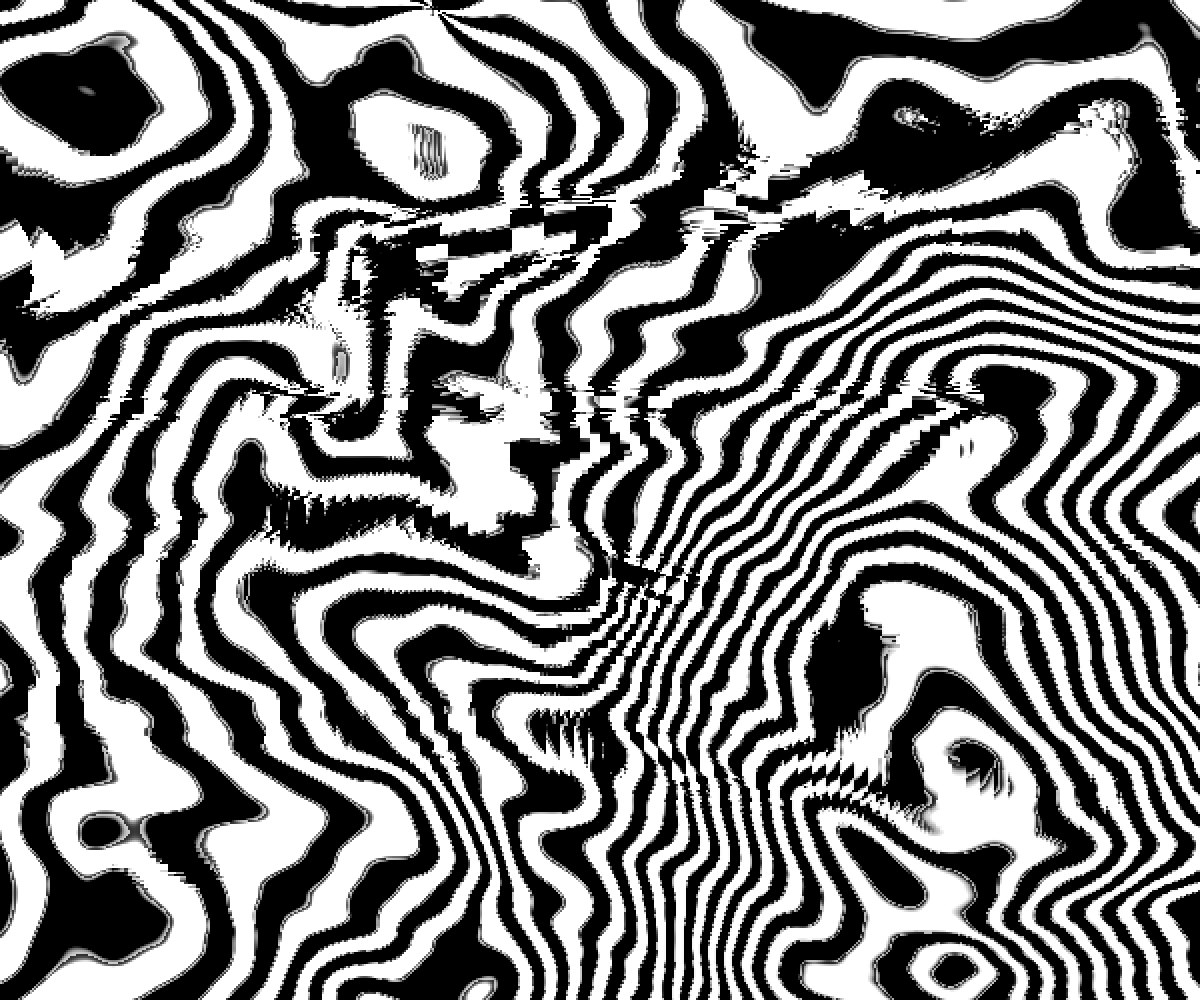
Frame 1 (no input)
Frame 60 (no input): identical to frame 1, image omitted
Frame 120 (the mouse pressed at the canvas centre since frame 60): identical to frame 1, image omitted

The p5.js sketch that drew this single still picture (run headless with seeded random() and noise() and a simulated clock; from frame 60 on, the mouse is pressed at the canvas centre):

// p5.js sketch
// ── sketch.js

let SEED;
let pg;
const RENDER_SCALE = 0.5;

function setup() {
  pixelDensity(1);
  createCanvas(windowWidth, windowHeight);
  noSmooth();
  SEED = floor(random(1e9));
  regenerate();
}

function windowResized() {
  resizeCanvas(windowWidth, windowHeight);
  regenerate();
}

function keyPressed() {
  if (key === ' ') {
    SEED = floor(random(1e9));
    regenerate();
    return false;
  }
}

function regenerate() {
  let w = max(200, floor(width * RENDER_SCALE));
  let h = max(200, floor(height * RENDER_SCALE));
  pg = createGraphics(w, h);
  pg.pixelDensity(1);
  pg.noSmooth();
  renderField(pg);
}

function draw() {
  image(pg, 0, 0, width, height);
}

function fbm(x, y, oct) {
  let v = 0, a = 1, f = 1, tot = 0;
  for (let i = 0; i < oct; i++) {
    v += noise(x * f, y * f) * a;
    tot += a;
    a *= 0.5;
    f *= 2.0;
  }
  return v / tot;
}

function scurve(t, k) {
  t = constrain(t, 0, 1);
  if (t < 0.5) {
    return 0.5 * pow(2.0 * t, k);
  } else {
    return 1.0 - 0.5 * pow(2.0 * (1.0 - t), k);
  }
}

function renderField(g) {
  let W = g.width;
  let H = g.height;
  let diag = sqrt(W * W + H * H);

  randomSeed(SEED);
  noiseSeed(SEED);

  let o = [];
  for (let i = 0; i < 60; i++) o.push(random(10, 900));

  // ── Domain warp — equal x/y movement for rounder forms ──
  let warpAmp1   = random(0.35, 0.7) * diag;
  let warpScale1 = random(0.2, 0.55);
  let warpAmp2   = random(0.12, 0.3) * diag;
  let warpScale2 = random(0.5, 1.3);
  let warpAmp3   = random(0.02, 0.08) * diag;
  let warpScale3 = random(1.5, 3.5);

  // ── Flow — RELAXED, varied angle, weaker ──
  let flowAngle = random(TWO_PI);  // any direction, not just horizontal
  let flowStr   = random(0.15, 0.4) * diag;  // weaker
  let flowFreq  = random(0.2, 0.6);

  // ── Strata — WEAKER, so forms aren't squished ──
  let strataStr  = random(0.1, 0.35);  // was 0.25-0.6
  let strataFreq = random(3.0, 8.0);

  // ── Band density ──
  let bandMin = random(3, 7);
  let bandMax = random(80, 140);

  // ── Density map — VERY low frequency + steep S-curve for big open/dense zones ──
  let densScale1 = random(0.15, 0.45);  // even lower freq = bigger regions
  let densScale2 = random(0.6, 1.4);
  let densMix    = random(0.2, 0.5);
  let densityCurve = random(2.5, 4.0);  // steeper = more extreme open/dense

  // ── Vortex sinks ──
  let vortices = [];
  let numVortex = floor(random(1, 5));
  for (let v = 0; v < numVortex; v++) {
    vortices.push({
      cx: random(W * 0.1, W * 0.9),
      cy: random(H * 0.1, H * 0.9),
      radius: random(50, min(W, H) * 0.45),
      strength: random(0.3, 1.0) * (random() < 0.5 ? 1 : -1),
      tightness: random(0.4, 1.8)
    });
  }

  // ── Pixelation ──
  let pixPatches = [];
  let numPix = floor(random(4, 10));
  for (let p = 0; p < numPix; p++) {
    pixPatches.push({
      cx: random(W), cy: random(H),
      rx: random(20, W * 0.25), ry: random(15, H * 0.2),
      block: floor(random(3, 10)),
      angle: random(TWO_PI)
    });
  }

  // ── Scan-line stretch ──
  let scanBands = [];
  let numScans = floor(random(4, 11));  // slightly fewer
  for (let b = 0; b < numScans; b++) {
    scanBands.push({
      yCenter: random(H),
      halfH: random(6, 40),
      stretch: floor(random(3, 20)),
      curveAmp: random(5, 45),
      curveFreq: random(0.3, 2.5),
      curvePhase: random(TWO_PI)
    });
  }

  // ── Density map ──
  let densityMap = new Float32Array(W * H);
  for (let y = 0; y < H; y++) {
    for (let x = 0; x < W; x++) {
      let u = x / W, v = y / H;
      let d1 = fbm(u * densScale1 + o[16], v * densScale1 + o[17], 2);
      let d2 = fbm(u * densScale2 + o[18], v * densScale2 + o[19], 2);
      let blend = lerp(d1, d2, densMix);
      blend = scurve(blend, densityCurve);
      densityMap[x + y * W] = blend;
    }
  }

  // ── Scan stretch ──
  let scanStretch = new Float32Array(W * H);
  for (let band of scanBands) {
    for (let y = 0; y < H; y++) {
      for (let x = 0; x < W; x++) {
        let curvedCenter = band.yCenter +
          sin(x / W * PI * band.curveFreq + band.curvePhase) * band.curveAmp;
        let dist = abs(y - curvedCenter);
        if (dist < band.halfH) {
          let taper = cos((dist / band.halfH) * HALF_PI);
          taper *= taper;
          let amt = band.stretch * taper;
          let idx = x + y * W;
          if (amt > scanStretch[idx]) scanStretch[idx] = amt;
        }
      }
    }
  }

  // ── Block size ──
  let blockSize = new Int16Array(W * H);
  for (let y = 0; y < H; y++) {
    for (let x = 0; x < W; x++) {
      let maxBlock = 1;
      for (let p of pixPatches) {
        let dx = (x - p.cx) / p.rx;
        let dy = (y - p.cy) / p.ry;
        let cs = cos(p.angle), sn = sin(p.angle);
        let rx = dx * cs + dy * sn;
        let ry = -dx * sn + dy * cs;
        let d = rx * rx + ry * ry;
        if (d < 1.0) {
          let falloff = 1.0 - sqrt(d);
          let b = floor(p.block * falloff * falloff);
          if (b > maxBlock) maxBlock = b;
        }
      }
      blockSize[x + y * W] = maxBlock;
    }
  }

  // ═══ MAIN RENDER ═══
  g.loadPixels();

  for (let y = 0; y < H; y++) {
    for (let x = 0; x < W; x++) {
      let i = x + y * W;
      let sx = x, sy = y;

      let blk = blockSize[i];
      if (blk > 1) {
        sx = floor(x / blk) * blk + floor(blk * 0.5);
        sy = floor(y / blk) * blk + floor(blk * 0.5);
      }

      let stretch = scanStretch[i];
      if (stretch > 1) {
        let s = floor(stretch);
        sx = floor(sx / s) * s;
      }

      let su = sx / W;
      let sv = sy / H;

      // Warp 1
      let w1x = fbm(su * warpScale1 + o[0], sv * warpScale1 + o[1], 2);
      let w1y = fbm(su * warpScale1 + o[2], sv * warpScale1 + o[3], 2);
      let dx1 = (w1x - 0.5) * warpAmp1;
      let dy1 = (w1y - 0.5) * warpAmp1;

      // Warp 2 chained
      let su2 = (sx + dx1) / W;
      let sv2 = (sy + dy1) / H;
      let w2x = fbm(su2 * warpScale2 + o[4], sv2 * warpScale2 + o[5], 2);
      let w2y = fbm(su2 * warpScale2 + o[6], sv2 * warpScale2 + o[7], 2);
      let dx2 = (w2x - 0.5) * warpAmp2;
      let dy2 = (w2y - 0.5) * warpAmp2;

      // Warp 3 chained
      let su3 = (sx + dx1 + dx2) / W;
      let sv3 = (sy + dy1 + dy2) / H;
      let w3x = fbm(su3 * warpScale3 + o[40], sv3 * warpScale3 + o[41], 2);
      let w3y = fbm(su3 * warpScale3 + o[42], sv3 * warpScale3 + o[43], 2);
      let dx3 = (w3x - 0.5) * warpAmp3;
      let dy3 = (w3y - 0.5) * warpAmp3;

      // Flow — equal x/y contribution now
      let fn  = fbm(su * flowFreq + o[8], sv * flowFreq + o[9], 2);
      let dxf = cos(flowAngle) * fn * flowStr;
      let dyf = sin(flowAngle) * fn * flowStr * 0.6;  // was 0.2, now 0.6

      // Vortex
      let dxv = 0, dyv = 0;
      let px = sx + dx1 + dx2 + dx3 + dxf;
      let py = sy + dy1 + dy2 + dy3 + dyf;
      for (let vort of vortices) {
        let vdx = px - vort.cx;
        let vdy = py - vort.cy;
        let vdist = sqrt(vdx * vdx + vdy * vdy);
        if (vdist < vort.radius && vdist > 1) {
          let falloff = 1.0 - (vdist / vort.radius);
          falloff = falloff * falloff;
          let angle = atan2(vdy, vdx);
          let rotAngle = angle + HALF_PI * vort.strength;
          let pull = falloff * vort.tightness * vort.radius * 0.3;
          dxv += cos(rotAngle) * pull * falloff;
          dyv += sin(rotAngle) * pull * falloff;
        }
      }

      let wx = px + dxv;
      let wy = py + dyv;
      let wu = wx / W;
      let wv = wy / H;

      // Base field
      let base = fbm(wu * 1.0 + o[10], wv * 1.0 + o[11], 3);

      // Strata — weaker
      let strata = fbm(wu * 0.35, wv * strataFreq, 2);
      base = lerp(base, strata, strataStr);

      let su4 = wu * 0.94 + wv * 0.34;
      let strata2 = fbm(su4 * 3.5 + o[44], su4 * 0.5 + o[45], 2);
      base = lerp(base, strata2, 0.06);

      let val = constrain(base, 0, 1);

      // Band density
      let density = densityMap[i];
      let bands = lerp(bandMin, bandMax, density);

      let phase = val * bands;
      let bandIndex = floor(phase);
      let frac = phase - bandIndex;
      let isWhite = (bandIndex % 2 === 0);

      // Greyscale at edges
      let edgeW = 0.07;
      let shade;

      if (frac < edgeW) {
        let t = frac / edgeW;
        shade = isWhite ? lerp(50, 255, t * t) : lerp(205, 0, t * t);
      } else if (frac > (1.0 - edgeW)) {
        let t = (1.0 - frac) / edgeW;
        shade = isWhite ? lerp(50, 255, t * t) : lerp(205, 0, t * t);
      } else {
        shade = isWhite ? 255 : 0;
      }

      // Thin whites in dense zones
      if (density > 0.55 && isWhite) {
        let thinning = map(density, 0.55, 1.0, 0, 0.4);
        let distFromCenter = abs(frac - 0.5);
        if (distFromCenter > (0.5 - thinning)) {
          let darkAmt = map(distFromCenter, 0.5 - thinning, 0.5, 0, 1);
          darkAmt = constrain(darkAmt, 0, 1);
          shade = lerp(shade, 20, darkAmt * 0.75);
        }
      }

      // Widen in sparse zones
      if (density < 0.25 && !isWhite) {
        let widening = map(density, 0.25, 0, 0, 0.15);
        let distFromCenter = abs(frac - 0.5);
        if (distFromCenter > (0.5 - widening)) {
          let lightAmt = map(distFromCenter, 0.5 - widening, 0.5, 0, 1);
          lightAmt = constrain(lightAmt, 0, 1);
          shade = lerp(shade, 235, lightAmt * 0.5);
        }
      }

      // Stipple at density transitions
      if (x > 0 && x < W - 1 && y > 0 && y < H - 1) {
        let dL = densityMap[i - 1];
        let dR = densityMap[i + 1];
        let dU = densityMap[i - W];
        let dD = densityMap[i + W];
        let densGrad = abs(dR - dL) + abs(dD - dU);
        if (densGrad > 0.004) {
          let sn = noise(x * 0.35 + o[20], y * 0.35 + o[21]);
          let str = constrain(densGrad * 60, 0, 1) * 0.4;
          if (sn < str * 0.45) {
            shade = (shade > 127) ? max(0, shade - 170) : min(255, shade + 170);
          }
        }
      }

      shade = constrain(floor(shade), 0, 255);

      let p = i * 4;
      g.pixels[p]     = shade;
      g.pixels[p + 1] = shade;
      g.pixels[p + 2] = shade;
      g.pixels[p + 3] = 255;
    }
  }

  // Post: thicken in dense zones
  let tmp = new Uint8Array(W * H);
  for (let j = 0; j < W * H; j++) tmp[j] = g.pixels[j * 4];

  for (let y = 1; y < H - 1; y++) {
    for (let x = 1; x < W - 1; x++) {
      let i = x + y * W;
      let c = tmp[i];
      if (c > 200) {
        let density = densityMap[i];
        if (density > 0.55) {
          let minN = min(tmp[i-1], tmp[i+1], tmp[i-W], tmp[i+W]);
          if (minN < 40) {
            let spread = (density - 0.55) * 0.45;
            let darkened = floor(lerp(c, minN, spread));
            let p = i * 4;
            g.pixels[p] = darkened;
            g.pixels[p+1] = darkened;
            g.pixels[p+2] = darkened;
          }
        }
      }
    }
  }

  // Remove isolated pixels
  for (let j = 0; j < W * H; j++) tmp[j] = g.pixels[j * 4];
  for (let y = 1; y < H - 1; y++) {
    for (let x = 1; x < W - 1; x++) {
      let i = x + y * W;
      let c = tmp[i];
      let n = tmp[i-1] + tmp[i+1] + tmp[i-W] + tmp[i+W];
      if (c > 200 && n < 100) {
        let p = i * 4;
        g.pixels[p] = 0; g.pixels[p+1] = 0; g.pixels[p+2] = 0;
      }
      if (c < 55 && n > 920) {
        let p = i * 4;
        g.pixels[p] = 255; g.pixels[p+1] = 255; g.pixels[p+2] = 255;
      }
    }
  }

  g.updatePixels();
}
